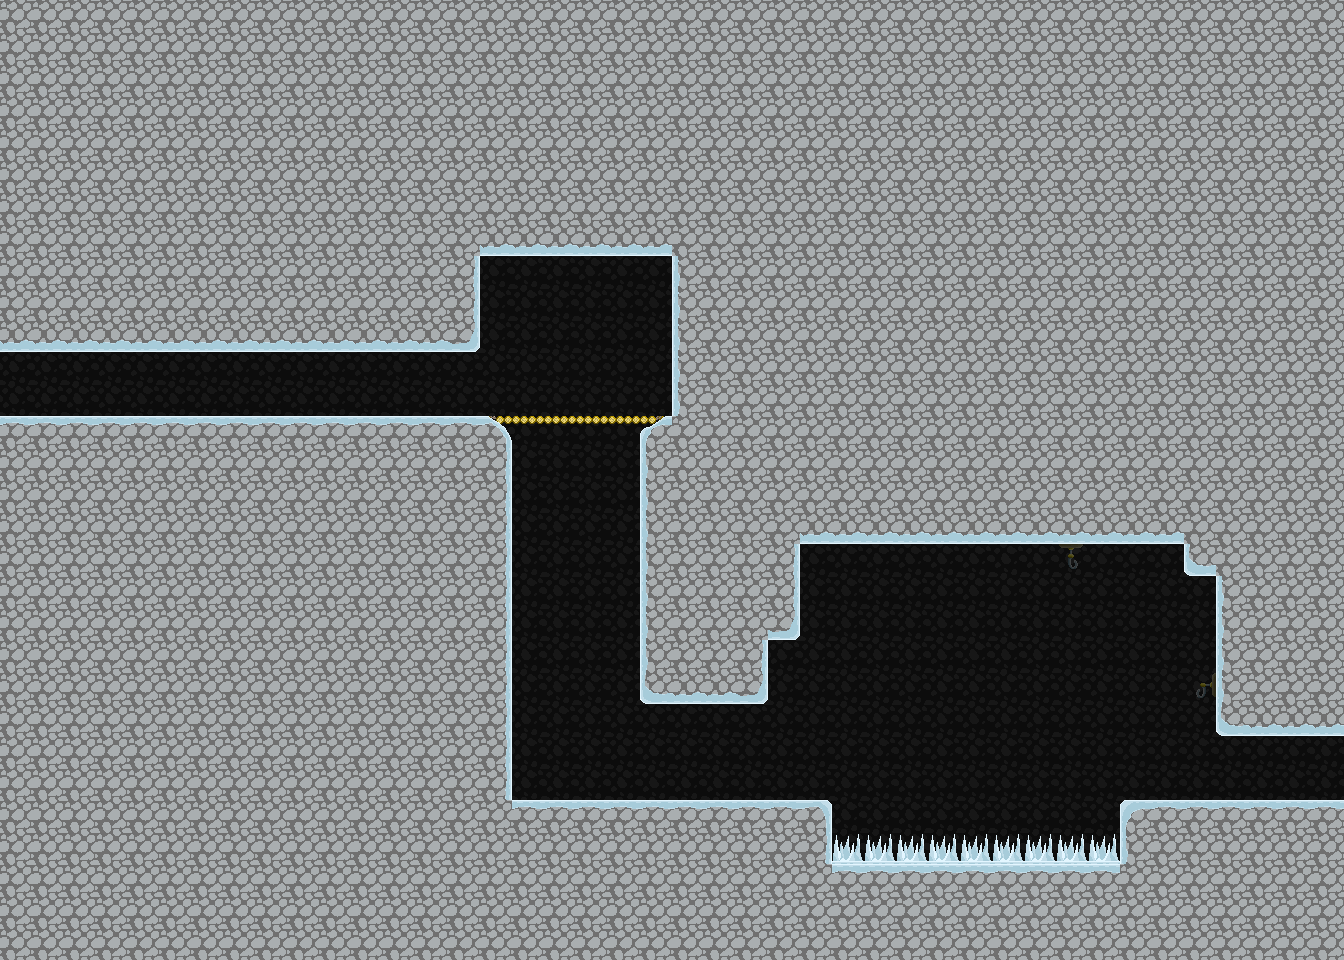

A level layout from a 2D game, rendered from its tile map. Below: a short description, then the map file with its tile-grid data intact:
An orthogonal 42x30 tile map with 32x32 px tiles, 2 tile layers (tilemap, foreground) and 4 objects (2x TravelPoint, door, ceilbutton).

<map version="1.0" orientation="orthogonal" width="42" height="30" tilewidth="32" tileheight="32">
 <tileset firstgid="1" name="tilemap" tilewidth="32" tileheight="32">
  <image source="gfx/tilemap.png" width="192" height="320" />
 </tileset>
 <layer name="tilemap" width="42" height="30" opacity="0.34">
  <data encoding="csv">
9,9,9,9,9,9,9,9,9,9,9,9,9,9,9,9,9,9,9,9,9,9,9,9,9,9,9,9,9,9,9,9,9,9,9,9,9,9,9,9,9,9,
9,9,9,9,9,9,9,9,9,9,9,9,9,9,9,9,9,9,9,9,9,9,9,9,9,9,9,9,9,9,9,9,9,9,9,9,9,9,9,9,9,9,
9,9,9,9,9,9,9,9,9,9,9,9,9,9,9,9,9,9,9,9,9,9,9,9,9,9,9,9,9,9,9,9,9,9,9,9,9,9,9,9,9,9,
9,9,9,9,9,9,9,9,9,9,9,9,9,9,9,9,9,9,9,9,9,9,9,9,9,9,9,9,9,9,9,9,9,9,9,9,9,9,9,9,9,9,
9,9,9,9,9,9,9,9,9,9,9,9,9,9,9,9,9,9,9,9,9,9,9,9,9,9,9,9,9,9,9,9,9,9,9,9,9,9,9,9,9,9,
9,9,9,9,9,9,9,9,9,9,9,9,9,9,9,9,9,9,9,9,9,9,9,9,9,9,9,9,9,9,9,9,9,9,9,9,9,9,9,9,9,9,
9,9,9,9,9,9,9,9,9,9,9,9,9,9,9,9,9,9,9,9,9,9,9,9,9,9,9,9,9,9,9,9,9,9,9,9,9,9,9,9,9,9,
9,9,9,9,9,9,9,9,9,9,9,9,9,9,9,9,9,9,9,9,9,9,9,9,9,9,9,9,9,9,9,9,9,9,9,9,9,9,9,9,9,9,
9,9,9,9,9,9,9,9,9,9,9,9,9,9,9,9,9,9,9,9,9,9,9,9,9,9,9,9,9,9,9,9,9,9,9,9,9,9,9,9,9,9,
9,9,9,9,9,9,9,9,9,9,9,9,9,9,9,9,9,9,9,9,9,9,9,9,9,9,9,9,9,9,9,9,9,9,9,9,9,9,9,9,9,9,
9,9,9,9,9,9,9,9,9,9,9,9,9,9,9,9,9,9,9,9,9,9,9,9,9,9,9,9,9,9,9,9,9,9,9,9,9,9,9,9,9,9,
9,9,9,9,9,9,9,9,9,9,9,9,9,9,9,9,9,9,9,9,9,9,9,9,9,9,9,9,9,9,9,9,9,9,9,9,9,9,9,9,9,9,
9,9,9,9,9,9,9,9,9,9,9,9,9,9,9,9,9,9,9,9,9,9,9,9,9,9,9,9,9,9,9,9,9,9,9,9,9,9,9,9,9,9,
9,9,9,9,9,9,9,9,9,9,9,9,9,9,9,9,9,9,9,9,9,9,9,9,9,9,9,9,9,9,9,9,9,9,9,9,9,9,9,9,9,9,
9,9,9,9,9,9,9,9,9,9,9,9,9,9,9,9,9,9,9,9,9,9,9,9,9,9,9,9,9,9,9,9,9,9,9,9,9,9,9,9,9,9,
9,9,9,9,9,9,9,9,9,9,9,9,9,9,9,9,9,9,9,9,9,9,9,9,9,9,9,9,9,9,9,9,9,9,9,9,9,9,9,9,9,9,
9,9,9,9,9,9,9,9,9,9,9,9,9,9,9,9,9,9,9,9,9,9,9,9,9,9,9,9,9,9,9,9,9,9,9,9,9,9,9,9,9,9,
9,9,9,9,9,9,9,9,9,9,9,9,9,9,9,9,9,9,9,9,9,9,9,9,9,9,9,9,9,9,9,9,9,37,9,9,9,9,9,9,9,9,
9,9,9,9,9,9,9,9,9,9,9,9,9,9,9,9,9,9,9,9,9,9,9,9,9,9,9,9,9,9,9,9,9,9,9,9,9,9,9,9,9,9,
9,9,9,9,9,9,9,9,9,9,9,9,9,9,9,9,9,9,9,9,9,9,9,9,9,9,9,9,9,9,9,9,9,9,9,9,9,9,9,9,9,9,
9,9,9,9,9,9,9,9,9,9,9,9,9,9,9,9,9,9,9,9,9,9,9,9,9,9,9,9,9,9,9,9,9,9,9,9,9,9,9,9,9,9,
9,9,9,9,9,9,9,9,9,9,9,9,9,9,9,9,9,9,9,9,9,9,9,9,9,9,9,9,9,9,9,9,9,9,9,9,9,38,9,9,9,9,
9,9,9,9,9,9,9,9,9,9,9,9,9,9,9,9,9,9,9,9,9,9,9,9,9,9,9,9,9,9,9,9,9,9,9,9,9,9,9,9,9,9,
9,9,9,9,9,9,9,9,9,9,9,9,9,9,9,9,9,9,9,9,9,9,9,9,9,9,9,9,9,9,9,9,9,9,9,9,9,9,9,9,9,9,
9,9,9,9,9,9,9,9,9,9,9,9,9,9,9,9,9,9,9,9,9,9,9,9,9,9,9,9,9,9,9,9,9,9,9,9,9,9,9,9,9,9,
9,9,9,9,9,9,9,9,9,9,9,9,9,9,9,9,9,9,9,9,9,9,9,9,9,9,9,9,9,9,9,9,9,9,9,9,9,9,9,9,9,9,
9,9,9,9,9,9,9,9,9,9,9,9,9,9,9,9,9,9,9,9,9,9,9,9,9,9,9,9,9,9,9,9,9,9,9,9,9,9,9,9,9,9,
9,9,9,9,9,9,9,9,9,9,9,9,9,9,9,9,9,9,9,9,9,9,9,9,9,9,9,9,9,9,9,9,9,9,9,9,9,9,9,9,9,9,
0,0,0,0,0,0,0,0,0,0,0,0,0,0,0,0,0,0,0,0,0,0,0,0,0,0,0,0,0,0,0,0,0,0,0,0,0,0,0,0,0,0,
0,0,0,0,0,0,0,0,0,0,0,0,0,0,0,0,0,0,0,0,0,0,0,0,0,0,0,0,0,0,0,0,0,0,0,0,0,0,0,0,0,0
</data>
 </layer>
 <layer name="foreground" width="42" height="30">
  <data encoding="csv">
11,11,11,11,11,11,11,11,11,11,11,11,11,11,11,11,11,11,11,11,11,11,11,11,11,11,11,11,11,11,11,11,11,11,11,11,11,11,11,11,11,11,
11,11,11,11,11,11,11,11,11,11,11,11,11,11,11,11,11,11,11,11,11,11,11,11,11,11,11,11,11,11,11,11,11,11,11,11,11,11,11,11,11,11,
11,11,11,11,11,11,11,11,11,11,11,11,11,11,11,11,11,11,11,11,11,11,11,11,11,11,11,11,11,11,11,11,11,11,11,11,11,11,11,11,11,11,
11,11,11,11,11,11,11,11,11,11,11,11,11,11,11,11,11,11,11,11,11,11,11,11,11,11,11,11,11,11,11,11,11,11,11,11,11,11,11,11,11,11,
11,11,11,11,11,11,11,11,11,11,11,11,11,11,11,11,11,11,11,11,11,11,11,11,11,11,11,11,11,11,11,11,11,11,11,11,11,11,11,11,11,11,
11,11,11,11,11,11,11,11,11,11,11,11,11,11,11,11,11,11,11,11,11,11,11,11,11,11,11,11,11,11,11,11,11,11,11,11,11,11,11,11,11,11,
11,11,11,11,11,11,11,11,11,11,11,11,11,11,11,11,11,11,11,11,11,11,11,11,11,11,11,11,11,11,11,11,11,11,11,11,11,11,11,11,11,11,
11,11,11,11,11,11,11,11,11,11,11,11,11,11,11,17,17,17,17,17,17,11,11,11,11,11,11,11,11,11,11,11,11,11,11,11,11,11,11,11,11,11,
11,11,11,11,11,11,11,11,11,11,11,11,11,11,12,0,0,0,0,0,0,10,11,11,11,11,11,11,11,11,11,11,11,11,11,11,11,11,11,11,11,11,
11,11,11,11,11,11,11,11,11,11,11,11,11,11,12,0,0,0,0,0,0,10,11,11,11,11,11,11,11,11,11,11,11,11,11,11,11,11,11,11,11,11,
17,17,17,17,17,17,17,17,17,17,17,17,17,17,18,0,0,0,0,0,0,10,11,11,11,11,11,11,11,11,11,11,11,11,11,11,11,11,11,11,11,11,
0,0,0,0,0,0,0,0,0,0,0,0,0,0,0,0,0,0,0,0,0,10,11,11,11,11,11,11,11,11,11,11,11,11,11,11,11,11,11,11,11,11,
0,0,0,0,0,0,0,0,0,0,0,0,0,0,0,0,0,0,0,0,0,10,11,11,11,11,11,11,11,11,11,11,11,11,11,11,11,11,11,11,11,11,
5,5,5,5,5,5,5,5,5,5,5,5,5,5,5,49,50,50,50,50,51,11,11,11,11,11,11,11,11,11,11,11,11,11,11,11,11,11,11,11,11,11,
11,11,11,11,11,11,11,11,11,11,11,11,11,11,11,12,0,0,0,0,10,11,11,11,11,11,11,11,11,11,11,11,11,11,11,11,11,11,11,11,11,11,
11,11,11,11,11,11,11,11,11,11,11,11,11,11,11,12,0,0,0,0,10,11,11,11,11,11,11,11,11,11,11,11,11,11,11,11,11,11,11,11,11,11,
11,11,11,11,11,11,11,11,11,11,11,11,11,11,11,12,0,0,0,0,10,11,11,11,11,17,17,17,17,17,17,17,17,17,17,17,17,11,11,11,11,11,
11,11,11,11,11,11,11,11,11,11,11,11,11,11,11,12,0,0,0,0,10,11,11,11,12,0,0,0,0,0,0,0,0,0,0,0,0,16,11,11,11,11,
11,11,11,11,11,11,11,11,11,11,11,11,11,11,11,12,0,0,0,0,10,11,11,11,12,0,0,0,0,0,0,0,0,0,0,0,0,0,10,11,11,11,
11,11,11,11,11,11,11,11,11,11,11,11,11,11,11,12,0,0,0,0,10,11,11,11,18,0,0,0,0,0,0,0,0,0,0,0,0,0,10,11,11,11,
11,11,11,11,11,11,11,11,11,11,11,11,11,11,11,12,0,0,0,0,10,11,11,12,0,0,0,0,0,0,0,0,0,0,0,0,0,0,10,11,11,11,
11,11,11,11,11,11,11,11,11,11,11,11,11,11,11,12,0,0,0,0,16,17,17,18,0,0,0,0,0,0,0,0,0,0,0,0,0,0,10,11,11,11,
11,11,11,11,11,11,11,11,11,11,11,11,11,11,11,12,0,0,0,0,0,0,0,0,0,0,0,0,0,0,0,0,0,0,0,0,0,0,16,17,17,17,
11,11,11,11,11,11,11,11,11,11,11,11,11,11,11,12,0,0,0,0,0,0,0,0,0,0,0,0,0,0,0,0,0,0,0,0,0,0,0,0,0,0,
11,11,11,11,11,11,11,11,11,11,11,11,11,11,11,12,0,0,0,0,0,0,0,0,0,0,0,0,0,0,0,0,0,0,0,0,0,0,0,0,0,0,
11,11,11,11,11,11,11,11,11,11,11,11,11,11,11,11,5,5,5,5,5,5,5,5,5,6,0,0,0,0,0,0,0,0,0,4,5,5,5,5,5,5,
11,11,11,11,11,11,11,11,11,11,11,11,11,11,11,11,11,11,11,11,11,11,11,11,11,12,52,52,52,52,52,52,52,52,52,10,11,11,11,11,11,11,
11,11,11,11,11,11,11,11,11,11,11,11,11,11,11,11,11,11,11,11,11,11,11,11,11,11,5,5,5,5,5,5,5,5,5,11,11,11,11,11,11,11,
11,11,11,11,11,11,11,11,11,11,11,11,11,11,11,11,11,11,11,11,11,11,11,11,11,11,11,11,11,11,11,11,11,11,11,11,11,11,11,11,11,11,
11,11,11,11,11,11,11,11,11,11,11,11,11,11,11,11,11,11,11,11,11,11,11,11,11,11,11,11,11,11,11,11,11,11,11,11,11,11,11,11,11,11
</data>
 </layer>
 <objectgroup name="objects" width="42" height="30">
  <object name="room7-0door1" type="door" x="448" y="352" width="32" height="64" />
  <object name="room7-0button1" type="ceilbutton" x="576" y="256" width="64" height="32">
   <properties>
    <property name="door" value="room7-0door1" />
   </properties>
  </object>
  <object name="room7-0to6-1" type="TravelPoint" x="1312" y="736" width="32" height="64">
   <properties>
    <property name="map" value="room6-1" />
    <property name="target" value="room6-1to7-0" />
   </properties>
  </object>
  <object name="room7-0to4-0" type="TravelPoint" x="0" y="352" width="32" height="64">
   <properties>
    <property name="map" value="room4-0" />
    <property name="taret" value="room4-0to7-0" />
   </properties>
  </object>
 </objectgroup>
</map>
